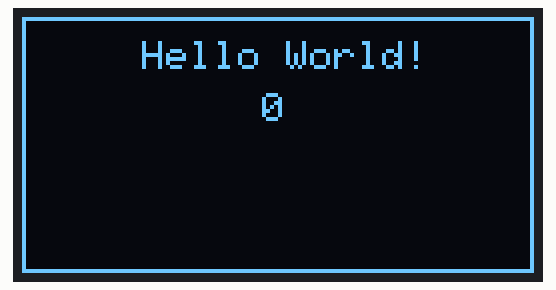
This sketch was run on a simulated ESP32. On the bench: 128×64 one-colour display.

Above: at 0.1 s.
At 4.2 s:
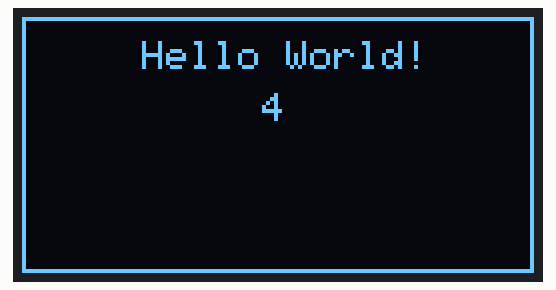
At 7.3 s:
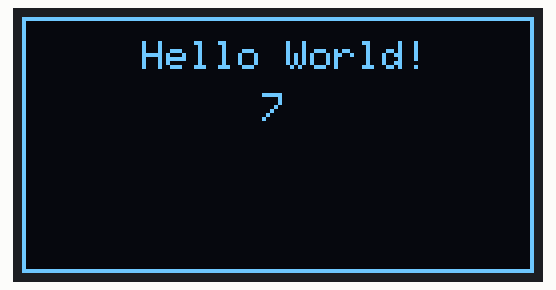
At 18.6 s:
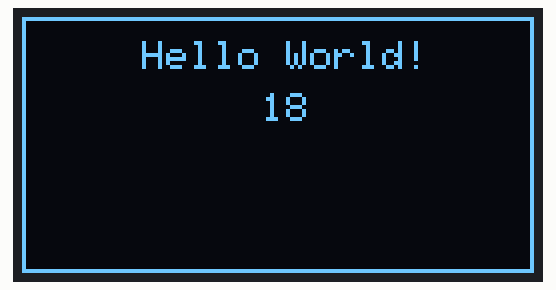
At 28.8 s:
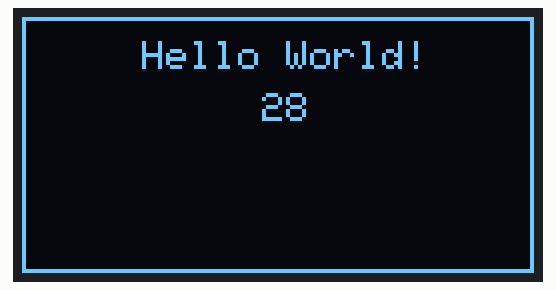
At 38.1 s:
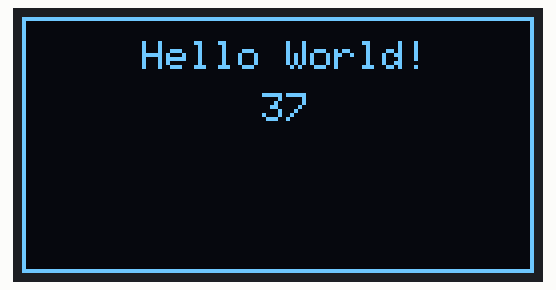

The sketch:

ssd1306_128x32_i2c_esp32.ino
```cpp
/***
Test for OLED-Display 128x32 with ESP32
***/

/* Pinning
 *  Display (Pin) - Arduino
 *  GND  (1) - GND
 *  VCC  (2) - VCC
 *  SCL  (3) - GPIO00
 *  SDA  (4) - GPIO02
*/

#include <Wire.h>
#include <Adafruit_GFX.h>
#include <Adafruit_SSD1306.h>

#define SCREEN_WIDTH 128	// OLED display width, in pixels
#define SCREEN_HEIGHT 64	// OLED display height, in pixels
#define OLED_RESET    -1	// Reset pin # (-1 if sharing Arduino reset pin or display has no reset pin)
#define SCREEN_ADDRESS 0x3C ///< See datasheet for Address; 0x3D for 128x64, 0x3C for 128x32

Adafruit_SSD1306 oled(SCREEN_WIDTH, SCREEN_HEIGHT, &Wire, OLED_RESET);

int cnt;

void setup() {

	//change I2C default pins from GPIO21 (SDA) and GPIO22 (SCL) to 27 and 26
    Wire.begin(27, 26);


  // SSD1306_SWITCHCAPVCC = generate display voltage from 3.3V internally
  if(!oled.begin(SSD1306_SWITCHCAPVCC, SCREEN_ADDRESS)) {
    for(;;); // Don't proceed, loop forever
  }

  oled.clearDisplay();
  oled.setRotation(2);
  oled.setTextColor(SSD1306_WHITE);
  oled.setTextSize(1);
  oled.drawRect(0, 0, SCREEN_WIDTH, SCREEN_HEIGHT, SSD1306_WHITE);
  oled.display();
}

void loop() {
  oled.setCursor(30,6);
  oled.print("Hello World!");
  oled.fillRect(60,19,67 ,11,SSD1306_BLACK);
  oled.setCursor(60,19);
  oled.print(cnt);
  oled.display();
  cnt++;
  delay(1000);
}
```

Measured:
- what the display in image 0 shows lasts 1.0 s, from 0.1 s to 1.1 s
